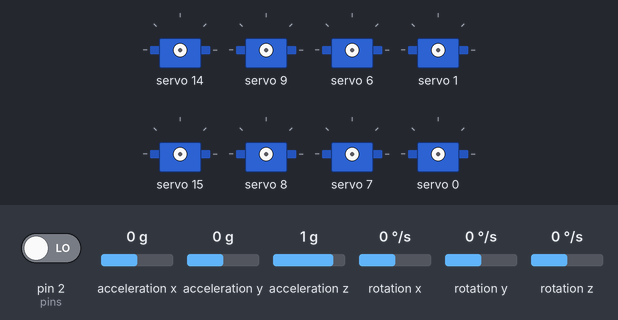
Bench run of a sketch on a simulated Arduino Uno, built with avr-gcc and run on an emulated ATmega328P. On the bench: 8 × servo. Inputs (shaded band) come from the test bench; at power-on: rotation z 0 °/s, pin 2 (pins) LOW, acceleration x 0 g, acceleration y 0 g, acceleration z 1 g, rotation x 0 °/s, rotation y 0 °/s. The sensor or clock chip raises its interrupt line as the real part does; what the sketch prints to the serial monitor is not drawn.

Above: at 0.1 s.
At 2.2 s:
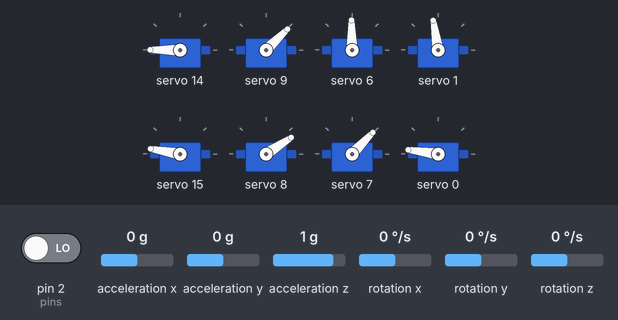
2.3 s: rotation z set to -192 °/s
5.3 s: rotation z set to 0 °/s
At 6.3 s:
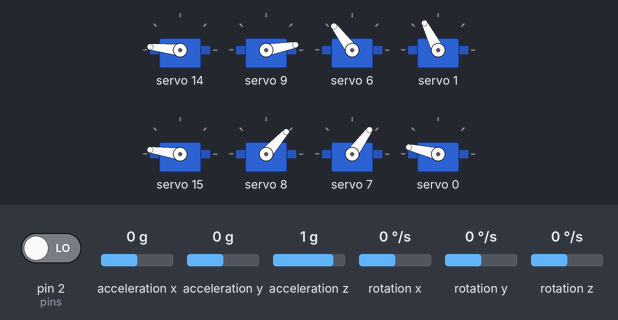
8.3 s: rotation z set to 192 °/s
11.3 s: rotation z set to -100 °/s
17.3 s: rotation z set to 184 °/s
20.3 s: rotation z set to -4 °/s
Timing chart, 0 to 31.0 s (numbered marks = the images above; inputs shaded):
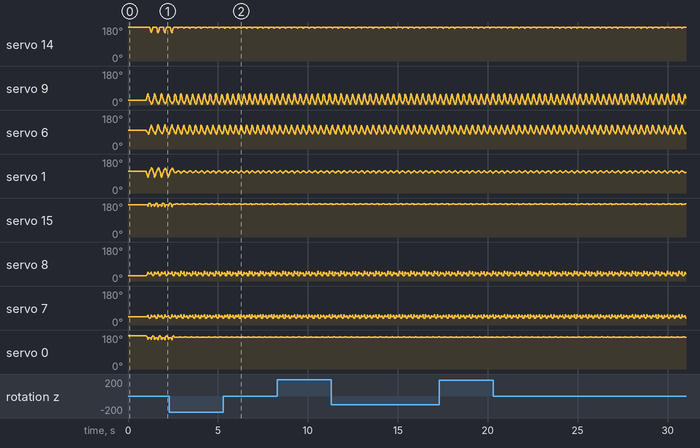

Measured:
- by itself, servo 7: moves between 35° and 54°, repeating every 0.65 s
- by itself, servo 0: repeats every 0.33 s: 170° 0.07 s, 169° 0.02 s, 167° 0.20 s, 169° 0.04 s
- by itself, servo 14: repeats every 0.65 s: 177° 0.02 s, 174° 0.02 s, 176° 0.02 s, 177° 0.02 s, 180° 0.22 s, 178° 0.02 s, 174° 0.04 s, 177° 0.02 s, 179° 0.02 s, 180° 0.20 s, 179° 0.02 s
- by itself, servo 15: repeats every 0.65 s: 176° 0.09 s, 175° 0.02 s, 172° 0.02 s, 173° 0.04 s, 174° 0.07 s, 173° 0.04 s, 174° 0.02 s, 175° 0.02 s, 176° 0.09 s, 174° 0.02 s, 173° 0.04 s, 174° 0.09 s, 173° 0.04 s, 175° 0.02 s

The sketch:

move3.ino
```cpp
#include <Wire.h>
#include <Adafruit_PWMServoDriver.h>
#include <MPU6050_6Axis_MotionApps20.h>

#define SERVOMIN 180*4  //最小电机占空比计数
#define SERVOMAX 620*4  //最大电机占空比计数

uint8_t devStatus;
Adafruit_PWMServoDriver pwm=Adafruit_PWMServoDriver();
MPU6050 mpu;


//前进步态
  char trF[36][8] = {
  61,  68,  54,  61, -26, -39, -13, -26,
  66,  61,  58,  55, -26, -39, -13, -26,
  70,  54,  61,  49, -26, -37, -12, -25,
  73,  46,  65,  43, -24, -35, -11, -23,
  77,  39,  67,  36, -23, -33, -10, -21,
  80,  33,  70,  31, -21, -30,  -8, -19,
  83,  26,  72,  25, -19, -26,  -6, -15,
  85,  19,  74,  18, -16, -20,  -3,  -9,
  86,  16,  76,  14, -13, -12,  -1,   0,
  87,  19,  76,  16,  -9, -11,   3,   2,
  93,  24,  82,  21, -16, -14,  -5,  -2,
  96,  29,  85,  26, -24, -17, -12,  -5,
  95,  34,  84,  30, -28, -20, -17,  -7,
  92,  39,  81,  35, -31, -22, -20,  -9,
  89,  44,  79,  39, -34, -24, -22, -11,
  84,  49,  74,  44, -36, -25, -24, -12,
  79,  54,  70,  48, -38, -26, -26, -13,
  72,  59,  65,  52, -39, -26, -26, -13,
  65,  64,  59,  56, -39, -26, -26, -13,
  60,  68,  54,  60, -38, -26, -26, -13,
  52,  72,  48,  62, -37, -25, -25, -12,
  45,  75,  41,  66, -35, -24, -23, -11,
  37,  79,  35,  69, -32, -22, -20,  -9,
  30,  81,  29,  71, -29, -20, -17,  -7,
  24,  83,  24,  73, -25, -17, -14,  -4,
  19,  85,  18,  75, -19, -14,  -7,  -2,
  16,  87,  14,  76, -10, -11,   1,   1,
  20,  90,  17,  79, -12, -12,   1,   0,
  25,  96,  22,  85, -15, -20,  -2,  -9,
  30,  97,  26,  85, -18, -26,  -5, -15,
  35,  94,  31,  83, -20, -30,  -8, -18,
  40,  91,  36,  80, -23, -33, -10, -21,
  45,  86,  40,  76, -24, -36, -11, -24,
  51,  81,  45,  72, -25, -37, -12, -25,
  55,  76,  49,  68, -26, -38, -13, -26,
  60,  70,  53,  62, -26, -39, -13, -26,
};

//左转步态
  char trL[29][8]  = {
 62,  69,  54,  57, -28, -40, -13, -18,
  63,  60,  59,  55, -28, -40, -13, -18,
  64,  51,  62,  53, -28, -37, -12, -18,
  65,  42,  67,  52, -28, -34, -10, -17,
  67,  33,  70,  50, -27, -30,  -8, -17,
  69,  23,  73,  49, -27, -22,  -5, -17,
  70,  18,  75,  46, -27, -14,  -2, -15,
  72,  17,  76,  45, -27,  -7,   2, -14,
  73,  24,  82,  46, -29, -13,  -5, -14,
  72,  29,  85,  48, -30, -17, -14, -14,
  72,  36,  83,  49, -30, -20, -18, -14,
  70,  42,  79,  51, -31, -22, -22, -15,
  68,  49,  74,  52, -31, -25, -24, -15,
  66,  55,  69,  53, -31, -26, -26, -15,
  65,  61,  62,  55, -31, -26, -26, -15,
  62,  67,  55,  56, -31, -26, -26, -15,
  61,  72,  48,  57, -31, -25, -25, -15,
  59,  77,  40,  58, -31, -25, -23, -15,
  57,  81,  32,  60, -31, -22, -19, -14,
  55,  84,  25,  61, -30, -19, -15, -15,
  51,  87,  18,  61, -28, -16,  -7, -14,
  51,  88,  15,  63, -25, -11,   2, -14,
  52,  96,  20,  63, -27, -19,  -1, -14,
  54,  98,  26,  64, -27, -27,  -5, -17,
  55,  97,  31,  63, -27, -32,  -8, -17,
  56,  93,  37,  61, -27, -36, -10, -17,
  58,  87,  42,  60, -28, -39, -12, -17,
  60,  79,  48,  59, -28, -40, -13, -18,
  61,  70,  53,  58, -28, -40, -13, -18,
};

//右转步态
  char trR[29][8]  = {
  61,  64,  55,  61, -26, -31, -15, -26,
  67,  62,  56,  54, -26, -31, -15, -26,
  72,  60,  57,  47, -25, -31, -15, -24,
  77,  59,  58,  39, -25, -31, -15, -22,
  81,  56,  60,  31, -22, -30, -14, -19,
  84,  54,  61,  24, -19, -30, -15, -14,
  87,  51,  61,  16, -16, -27, -14,  -5,
  88,  51,  63,  15, -11, -25, -14,   2,
  96,  52,  63,  21, -19, -27, -14,  -2,
  98,  54,  64,  26, -27, -27, -17,  -5,
  97,  55,  63,  32, -32, -27, -17,  -8,
  93,  57,  61,  38, -36, -27, -17, -10,
  87,  58,  60,  44, -39, -28, -17, -12,
  79,  60,  59,  49, -40, -28, -18, -13,
  70,  62,  58,  54, -40, -28, -18, -13,
  62,  63,  55,  59, -40, -28, -18, -13,
  52,  64,  54,  62, -37, -28, -18, -12,
  43,  65,  52,  67, -35, -28, -17, -10,
  34,  67,  51,  70, -31, -27, -17,  -8,
  26,  69,  49,  73, -25, -27, -17,  -5,
  18,  70,  46,  75, -15, -27, -15,  -2,
  17,  72,  45,  76,  -7, -27, -14,   2,
  22,  73,  46,  82, -12, -29, -14,  -5,
  28,  72,  48,  85, -16, -30, -14, -14,
  35,  72,  49,  83, -19, -30, -14, -18,
  41,  70,  50,  79, -22, -31, -14, -22,
  48,  68,  52,  74, -25, -31, -15, -24,
  54,  66,  53,  69, -26, -31, -15, -26,
  60,  65,  54,  62, -26, -31, -15, -26,
 };


//校准电机误差
char cal[16]= {0,  0,  0,  0,  0,  0,  0,  0,  3,  4,  -2,  0, 4,  4, 0,  0};

//关节映射表
byte pins[] = {12, 11, 3, 4,
               13, 10, 5, 2,
               14, 9, 6, 1,
               15, 8, 7, 0
              };

//旋转方向
int8_t rotationDirections[] = {1, -1, 1, 1,
                               1, -1, 1, -1,
                               1, -1, -1, 1,
                               -1, 1, 1, -1
                              };
//角度转化为占空比计数时需要的偏移量
int8_t middleShifts[] = {0, 15, 0, 0,
                         -45, -45, -45, -45,
                         45, 45, -45, -45,
                         -75, -75, -75, -75
                        };


 //将角度转化为占空比计数
int S2P(int angle,int i){
  float p=0.0;
  p = SERVOMIN + 880 + float(middleShifts[i] + cal[i]) * 7.04  * rotationDirections[i] + angle * 7.04 * rotationDirections[i];
  return int(p);
}


volatile bool mpuInterrupt = false;     // 表示mpu interrupt 引脚是否被拉高

void dmpDataReady() {
  mpuInterrupt = true;  //表示发生了中断
}


void setup() {
  //配置串口
  Serial.begin(57600);
  //配置电机pwm
  pwm.begin();
  pwm.setPWMFreq(240);

  //初始化陀螺仪
  mpu.initialize();
    do {
    //获取dmp状态
    devStatus = mpu.dmpInitialize();
    delay(500);
    //设置陀螺仪offset
    mpu.setZAccelOffset(985);
    mpu.setXGyroOffset(39);
    mpu.setYGyroOffset(13);
    mpu.setZGyroOffset(-6);

    if (devStatus == 0) {
      mpu.setDMPEnabled(true);
      attachInterrupt(0, dmpDataReady, RISING);

    }

  } while (devStatus);//如果dmp没有成功打开，则一直尝试
}


float GR=131.0;//陀螺仪 比例系数
int16_t ax=0,ay=0,az=0,gx=0,gy=0,gz=0;//用来存储getMotion6函数读取到的数据
float sum=0;//用来累加z轴旋转角偏移量
int t=0;//标志目前机器人是否发生偏移，以及偏移方向
float gzz;


void loop() {

     //设置200作为阀值，避免过于频繁的转向
     if(sum>200){
       t=0;
       }
     else if(sum<-200){
       t=1;
       }
     else{
        t=2;
      }


      //控制部分
      if(t==2){//前进
         for(int i=0;i<=35;i++){
    for(int j=0;j<=7;j++){
      //根据步态数据设置每个关节的转角
      pwm.setPWM(pins[8+j],0,S2P(   (int(trF[i][j]))  ,8+j  ));

    }
    //每更新完一次所有关节的角度，读取一次陀螺仪数据
   mpu.getMotion6(&ax,&ay,&az,&gx,&gy,&gz);

   gzz=gz/GR;//关于z轴的旋转角，即水平的转向
   if(abs(gzz)>0.1)//小于0.1的值被当作误差忽略掉
   {
      sum+=gzz;//每当方向发生偏移，sum的值都会增加
      Serial.print("sum: ");Serial.println(sum); //显示目前的偏移量
    }
    }
      }

     else if(t==1){//左转
       for(int i=0;i<=28;i++){
    for(int j=0;j<=7;j++){

      pwm.setPWM(pins[8+j],0,S2P(   (int(trL[i][j]))  ,8+j  ));

    }
    mpu.getMotion6(&ax,&ay,&az,&gx,&gy,&gz);

   gzz=gz/GR;
   if(abs(gzz)>0.1){
      sum+=gzz;
      Serial.print("sum: ");Serial.println(sum);
    }
    }
      }

       else if(t==0){//右转
      for(int i=0;i<=28;i++){
    for(int j=0;j<=7;j++){

      pwm.setPWM(pins[8+j],0,S2P(   (int(trR[i][j]))  ,8+j  ));

    }
    mpu.getMotion6(&ax,&ay,&az,&gx,&gy,&gz);

   gzz=gz/GR;
   if(abs(gzz)>0.1){
      sum+=gzz;
      Serial.print("sum: ");Serial.println(sum);
    }
    }
      }
}
```
